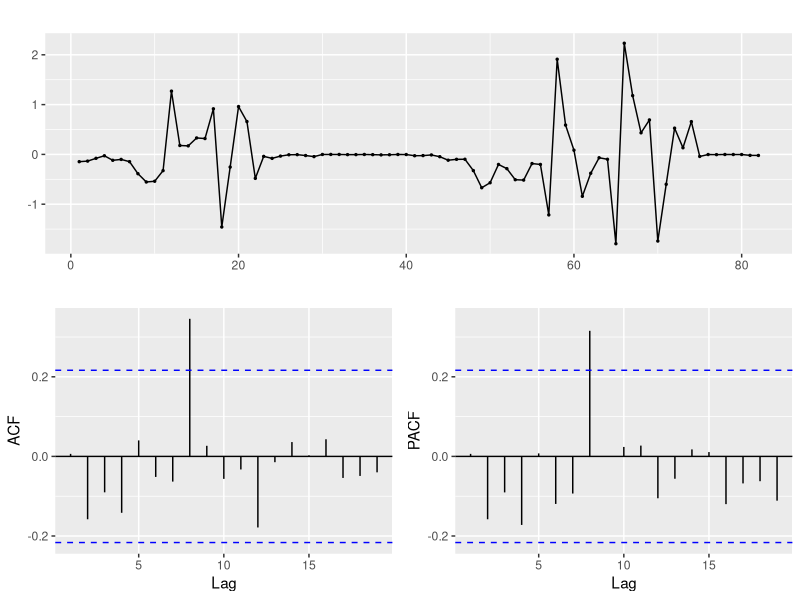
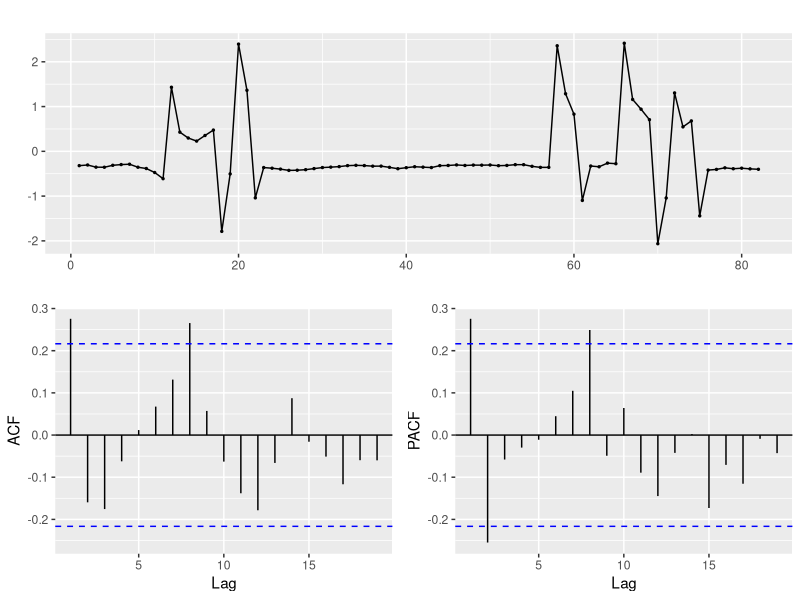
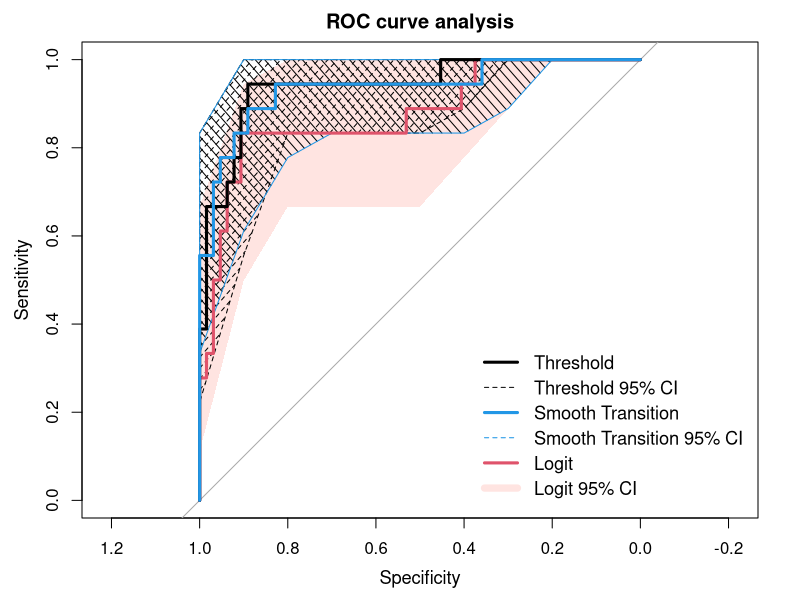
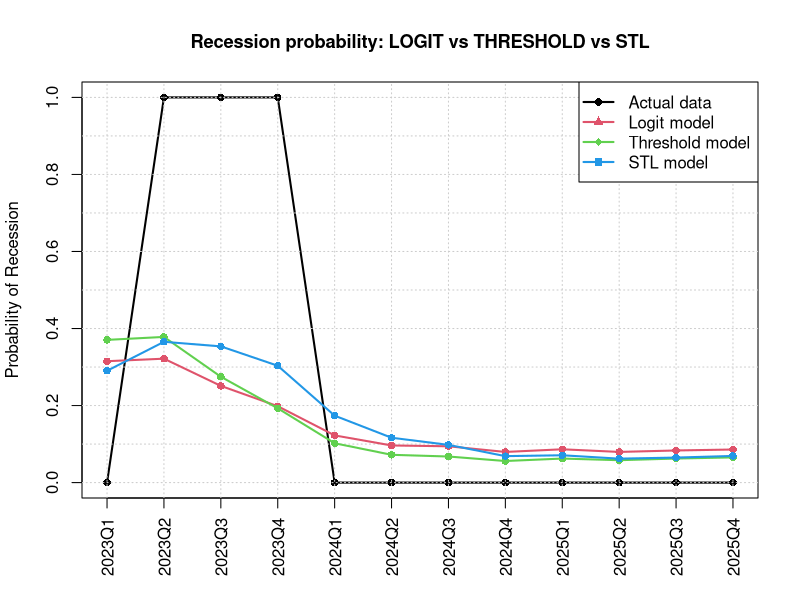

Reproduce these figures in R, in order.
################################################################################
# Modelling and Forecasting Recessions with Classical and 
# Regime-Dependent Logistic Models:  Evidence from Latvia
################################################################################
#                   Empirical analysis
################################################################################
#                   R version 4.3.0 
library(readxl)
library(pscl)
library(pROC)
library(caret)
library(forecast)
library(lmtest)
library(tseries)

# Check package versions
#packageVersion("readxl")     # 1.4.3
#packageVersion("pscl")       # 1.5.9
#packageVersion("pROC")       # 1.18.5
#packageVersion("caret")      # 7.0.1
#packageVersion("forecast")   # 8.21
#packageVersion("lmtest")     # 0.9.40
#packageVersion("tseries")    # 0.10.54

################################################################################
# CORRELATION ANALYSIS
################################################################################

setwd("C:\\Users\\Oksana\\OneDrive\\Documents_OneDrive\\Zinatne\\2026-Frontiers-Recession-Forecast-Paper")
Dati<-read_excel("DataF2026all.xlsx",sheet="1",range='A1:J75',col_names = TRUE) # 
# (Data for the period from 2007 in which all variables are available)
head(Dati)
#
E<-Dati$Export
H<-Dati$HousingCost
C<-Dati$Confidence
I<-Dati$Inflation
R3<-Dati$R3m
Tn<-Dati$Tension
U<-Dati$Unemployment
Cov<-Dati$Cov
R<-Dati$Recesion
#
D<-data.frame(E,H,C,I,R3,Tn,U,Cov,R)
head(D)  
tail(D)

# CORELATION MATRIX
r<-cor(data.frame(R,E,H,C,I,R3,Tn,U,Cov)) # H,C,I,R3 signif.
round(r,4)  # Table 2

################################################################################
#               STATIONARITY ANALYSIS  (for Table 3)
################################################################################

adf.test(I) # p-value = 0.04757 Reject UnitRoot (UR)
kpss.test(I) # p-value = 0.1 Not reject stationarity
adf.test(C) # p-value = 0.0145 Reject UR
kpss.test(C) # p-value = 0.07755 Not reject stationarity

adf.test(U) # p-value = 0.01
kpss.test(U) # p-value = 0.01
adf.test(R3) # p-value = 0.4817
kpss.test(R3) # p-value = 0.01784
adf.test(E) # p-value = 0.01984
kpss.test(E) # p-value = 0.01
adf.test(H) # p-value = 0.01717
kpss.test(H) # p-value = 0.1
adf.test(Tn) # p-value = 0.0451
kpss.test(Tn) # p-value = 0.01
adf.test(Cov) # p-value = 0.08388
kpss.test(Cov) # p-value = 0.04559

################################################################################
#               MODELLING WITH DATA TILL THE END OF 2025
################################################################################
################################################################################

Dati <- read_excel("DataF2026all.xlsx",sheet = "without H",range="A1:AC83",col_names = TRUE)
# Data available for wider period excluding H
head(Dati)
E<-Dati$Export; C<-Dati$Confidence; I<-Dati$Inflation; dR3<-Dati$dR3
R3<-Dati$R3m; Tn<-Dati$Tension; U<-Dati$Unemployment; Cov<-Dati$Cov
GDP<-Dati$RealGDP; R<-Dati$Recesion 
R1<-Dati$R1; E1<-Dati$Export1; C1<-Dati$C1; I1<-Dati$I1
R31<-Dati$R3m1; Tn1<-Dati$T1; U1<-Dati$U1; Cov1<-Dati$Cov1; GDP1<-Dati$GDP1
E2<-Dati$E2; C2<-Dati$C2; I2<-Dati$I2; R32<-Dati$R3m2
Tn2<-Dati$T2; U2<-Dati$U2; Cov2<-Dati$Cov2; GDP2<-Dati$GDP2; R2<-Dati$R2
#
adf.test(GDP) # p-value = 0.02153
kpss.test(GDP) # p-value = 0.01

factors<-data.frame(E,C,I,R3,Tn,U,Cov,GDP,E1,C1,I1,R31,Tn1,U1,Cov1,
                    GDP1,E2,C2,I2,R32,Tn2,U2,Cov2,GDP2)
factors<-scale(factors)
D<-data.frame(factors,R,R1,R2,dR3)
#
################################################################################
# LOGISTIC REGRESSION  - LARGE MODEL
################################################################################
# 
Mod<-glm(R~I+R1+C1+U1+E1+Tn2,     #    all signif.! 
         family=binomial,data=D)
summary(Mod)$coefficients # sign
ggtsdisplay(residuals(Mod))
pR2(Mod) #                              McFaden 0.6545707 
car::vif(Mod) # Multicollinearity!

################################################################################
# LOGIT REGRESSION  - CHOSEN MODEL
################################################################################
#  
Mod<-glm(R~R1+I+C,family=binomial,data=D)  #   (R1,I,C) model estimation
summary(Mod)$coefficients # sign
ggtsdisplay(residuals(Mod))
pR2(Mod) #                              McFaden 0.4247203 
car::vif(Mod) # NO Multicollinearity!
AIC(Mod) # 57.65327

# AUC
p1 <- predict(Mod, type = "response")
rocLogit<-roc(R, p1)
auc(rocLogit) # AUC Area under the curve: 0.8776

################################################################################
# THRESHOLD REGRESSION  - CHOSEN MODEL
################################################################################

C<-scale(C); C1<-scale(C1); I<-scale(I)
Y <- R
X <- as.matrix(cbind(R1,I,C)) 
X1<-R1
X2<-I 
X3<-C
Z<-C1 # threshold variable
#
thresholds <- quantile(C1,probs = seq(0.1, 0.9, 0.01),na.rm = TRUE)

# Log-likelihood function:
loglik_fun <- function(gamma) {
  X_temp <- X
  X_temp$regime <- ifelse(C1 <= gamma, 0, 1)
  model <- glm(Y ~ (1+X1+X2+X3) * regime, 
               data = X_temp,
               family = binomial)
  as.numeric(logLik(model))
}

# Threshold optimization:
ll_values <- suppressWarnings(sapply(thresholds, loglik_fun))
best_gamma <- thresholds[which.max(ll_values)]
cat(best_gamma,"- best threshold")

# Final model:
X$regime <- ifelse(C1 <= best_gamma, 0, 1)
final_model <- glm(Y ~ (1+X1+X2+X3) * regime,
                   data = X,
                   family = binomial)
summary(final_model)   # Table 4

#####                          Numbers of 0 and 1 in regimes    ####
threshold_counts <- data.frame(Regime = c(0, 1),
              Observations = c(sum(X$regime == 0),sum(X$regime == 1) ),
Recessions = c( sum(X$regime == 0 & Y == 1),sum(X$regime == 1 & Y == 1) ))
threshold_counts
cbind(X$regime,Y) # check
####################################################################

X$pred_prob <- predict(final_model,type = "response")
X$pred_class <- ifelse(X$pred_prob > 0.5, 1, 0)
table(True = Y, Predicted = X$pred_class)

rocThresh <- roc(Y, X$pred_prob)
auc(rocThresh) # AUC Area under the curve: 0.941

LL_model <- as.numeric(logLik(final_model))
null_model <- glm(Y ~ 1, family = binomial)
LL_null <- as.numeric(logLik(null_model))
pseudo_R2 <- 1 - (LL_model / LL_null)
pseudo_R2 # 0.5626605

################################################################################
# STL  - CHOSEN MODEL
################################################################################

R  <- Dati$Recesion
R1 <- Dati$R1
I1 <- Dati$Inflation
C1 <- Dati$C1
C <- Dati$Confidence

################################## 
# STANDARDIZATION
################################## 

X <- scale(data.frame(I1, C1,C))
X <- data.frame(X, R = R, R1=R1)

################################## 
# TRANSITION FUNCTION
################################## 

G_fun <- function(gamma, c0, C1){
  1 / (1 + exp(-gamma * (C1 - c0)))
}

################################### 
# LOG-LIKELIHOOD FUNCTION
################################### 

loglik_STR <- function(par){
  
  b0 <- par[1]
  b1 <- par[2]
  b2 <- par[3]
  b3 <- par[4]
  
  d0 <- par[5]
  d1 <- par[6]
  d2 <- par[7]
  d3 <- par[8]
  
  gamma <- par[9]
  c0    <- par[10]
  
  G <- G_fun(gamma, c0, X$C1)
  
  eta <- (b0 + d0*G) + (b1 + d1*G)*X$R1 + (b2 + d2*G)*X$I1 +(b3 + d3*G)*X$C
  
  p <- 1/(1 + exp(-eta))
  p <- pmin(pmax(p, 1e-6), 1 - 1e-6)
  
  -sum(X$R * log(p) + (1 - X$R) * log(1 - p))
}

# STARTING VALUES
start_par <- c(
  0, 0, 0, 0,   # b0 b1 b2 b3
  0, 0, 0, 0,   # d0 d1 d2 d3
  10,           # gamma
  0.3           # c
)

# ESTIMATION:
fit <- optim(par = start_par,fn = loglik_STR,method = "BFGS",
  hessian = TRUE,control = list(maxit = 5000))

# Convergence diagnostics:
fit$convergence
fit$message
fit$value

start1 <- c(0,0,0,0, 0,0,0,0, 10, 0.3)
start2 <- c(0,0,0,0, 0,0,0,0, 1, 0.2)
start3 <- c(0,0,0,0, 0,0,0,0, 20, 0.4)
start4 <- c(0,0,0,0, 0,0,0,0, 11, 0.4)
start5 <- c(0,0,0,0, 0,0,0,0, 11, 0.3)
fit1 <- optim(par=start1, fn=loglik_STR, method="BFGS",
              hessian=TRUE, control=list(maxit=5000))
fit1$convergence
fit2 <- optim(par=start2, fn=loglik_STR, method="BFGS",
              hessian=TRUE, control=list(maxit=5000))
fit2$convergence
fit3 <- optim(par=start3, fn=loglik_STR, method="BFGS",
              hessian=TRUE, control=list(maxit=5000))
fit3$convergence
fit4 <- optim(par=start4, fn=loglik_STR, method="BFGS",
              hessian=TRUE, control=list(maxit=5000))
fit4$convergence
fit5 <- optim(par=start5, fn=loglik_STR, method="BFGS",
              hessian=TRUE, control=list(maxit=5000))
fit5$convergence
fit1$value
fit2$value
fit3$value
fit4$value
fit5$value
#################################### end convergence diagnostics ###############

# PARAMETERS:
b0 <- fit$par[1]; b1 <- fit$par[2]; b2 <- fit$par[3]; b3 <- fit$par[4]
d0 <- fit$par[5]; d1 <- fit$par[6]; d2 <- fit$par[7]; d3 <- fit$par[8]
gamma_hat <- fit$par[9]
c_hat     <- fit$par[10]

# STANDARD ERRORS:
vcov_mat <- solve(fit$hessian)
se <- sqrt(diag(vcov_mat))

results <- data.frame(
  Parameter = c("b0","b1","b2","b3",
                "d0","d1","d2","d3",
                "gamma","c"),
  Estimate = fit$par,
  StdError = se,
  z = fit$par / se,
  p = 2*(1 - pnorm(abs(fit$par / se)))
)

print(results) # Table 5

# PREDICTIONS:
G <- G_fun(gamma_hat, c_hat, X$C1)

#####                          Numbers of 0 and 1 in regimes    ####
STL_regime <- ifelse(G <= 0.5, 0, 1)
STL_counts <- data.frame(Regime = c(0, 1),Observations = c(
    sum(STL_regime == 0),sum(STL_regime == 1)  ),
Recessions = c(sum(STL_regime == 0 & X$R == 1),sum(STL_regime == 1 & X$R == 1)))
STL_counts
cbind(STL_regime,Y) # check
#####

eta <- (b0 + d0*G) +(b1 + d1*G)*X$R1 +(b2 + d2*G)*X$I1 +(b3 + d3*G)*X$C
prob <- 1/(1 + exp(-eta))
pred <- ifelse(prob > 0.5, 1, 0)
table(Actual = X$R, Predicted = pred)


################# 
roc_objSTL <- roc(X$R, prob)
auc(roc_objSTL) # Area under the curve: 0.9366

# PSEUDO R2 (McFadden):
loglik_null <- function(par0){
  b0 <- par0[1]
  eta <- b0
  p <- 1/(1 + exp(-eta))
  p <- pmin(pmax(p, 1e-6), 1 - 1e-6)
  -sum(X$R * log(p) + (1 - X$R) * log(1 - p))
}

null_fit <- optim(par = c(0),
                  fn = loglik_null,
                  method = "BFGS")

LL_null <- -null_fit$value
LL_full <- -fit$value

pseudo_R2 <- 1 - (LL_full / LL_null)
cat("McFadden pseudo R2:", pseudo_R2) # McFadden pseudo R2: 0.5781658

# AIC:
k <- length(fit$par)     # number of parameters
AIC_value <- 2*k + 2*fit$value
cat("AIC =", AIC_value) # AIC # AIC = 56.40916



#########################    Figure 1.      ####################################



ciLogit <- ci.se(rocLogit, boot.n = 2000)
ciThresh <- ci.se(rocThresh, boot.n = 2000)
ciSTL <- ci.se(roc_objSTL, boot.n = 2000)

plot(rocLogit, col = 2, lwd = 3,main = c("ROC curve analysis"),
     xlab = "Specificity",   ylab = "Sensitivity", cex.lab=1.1,cex.axes=1.1)

# Logit confidence band
x1 <- as.numeric(rownames(ciLogit))
polygon(c(x1, rev(x1)),c(ciLogit[, 1], rev(ciLogit[, 3])),
        col = "mistyrose",border = NA)

# Threshold confidence band
x2 <- as.numeric(rownames(ciThresh))
polygon(c(x2, rev(x2)),c(ciThresh[, 1], rev(ciThresh[, 3])),density = 15,
        angle = 45,col = 1,border = 1,lty=2)

# Smooth Transition confidence band
x3 <- as.numeric(rownames(ciSTL))
polygon(c(x3, rev(x3)),
        c(ciSTL[, 1], rev(ciSTL[, 3])),
        density = 15, angle = -45, col = NA, border = 4)

# ROC curves
plot(rocLogit, add = TRUE, col = 2, lwd = 3)
plot(rocThresh, add = TRUE, col = 1, lwd = 3)
plot(roc_objSTL,  add = TRUE, col = 4, lwd = 3)

legend("bottomright",
       legend = c("Threshold","Threshold 95% CI",
                  "Smooth Transition","Smooth Transition 95% CI",
                  "Logit","Logit 95% CI"),
       col = c(1, 1, 4, 4, 2, "mistyrose"),
       lty = c(1, 2, 1, 2, 1, 1),
       lwd = c(3, 1, 3, 1, 3, 7),cex=1.1,
       bty = "n",inset = c(0.01, 0.01))


################################################################################
###
###               FORECAST COMPARISON OF THE THREE MODELS                   ####
###
################################################################################

# Training period for model
train.period <- 2:70
center <- apply(factors[train.period, ],2,mean,na.rm=TRUE)
scalev <- apply(factors[train.period, ],2,sd, na.rm=TRUE)
factors.sc <- scale(factors,center=center,scale=scalev)
D <- data.frame(factors.sc, R=Dati$Recesion,R1=Dati$R1,R2=Dati$R2,dR3=Dati$dR3)

################################################################################
# LOGIT MODEL
################################################################################

# In training sample
Mod <- glm(R ~ R1 + I + C,family = binomial,data = D[2:70,])

# FORECAST FUNCTION:
forecast_logit <- function(start.period, end.period){
  n <- end.period-start.period+1
  I.f <- D$I[start.period:end.period]
  C.f <- D$C[start.period:end.period]
  R1.f <- D$R[start.period-1]  # last known recession value
  P <- numeric(n)
  for(i in 1:n){newdata <- data.frame(R1=R1.f,I=I.f[i],C=C.f[i])
        P[i] <- predict(Mod,newdata=newdata,type="response")
        R1.f <- ifelse(P[i]>=0.5,1,0) # recursive forecast
  }
  return(P)}

# LAST 12 PERIODS  (LOGISTIC REGRESSION FORECAST OF RECESSION)
test12 <- 71:82
P12 <- forecast_logit(71,82)

Result12 <- data.frame(Period=test12,Actual=D$R[test12],Probability=P12,
             Forecast=ifelse(P12>=0.5,1,0))
Result12

#LOGISTIC MODEL CONFUSION MATRIX
LogModCF<-table(Actual=Result12$Actual,Forecast=Result12$Forecast) 
mean(Result12$Actual == Result12$Forecast)
LogModCF

roc_LogiT <- roc(Result12$Actual,Result12$Probability)
auc(roc_LogiT)
#errors <- Result12$Actual - Result12$Forecast
#acf(errors)
set.seed(123)
ci.auc(roc_LogiT, method = "bootstrap", boot.n = 5000) # confidence interval

################################################################################
# THRESHOLD LOGISTIC REGRESSION FORECAST
################################################################################

train <- 2:70
test  <- 71:82

Y_train <- D$R[train]

X_train <- data.frame(R1 = D$R1[train],I  = D$I[train],
  C  = D$C[train],  C1 = D$C1[train])

# THRESHOLD SEARCH:

thresholds <- quantile( X_train$C1,probs = seq(0.5,0.8,0.05),na.rm=TRUE)

loglik_fun <- function(gamma){X_temp <- X_train
    X_temp$regime <- ifelse(
    X_temp$C1 <= gamma,0,1  )
  
  model <- glm(Y_train ~ (R1 + I + C)*regime,
    data=X_temp,family=binomial  )
    as.numeric(logLik(model))
}

ll_values <- suppressWarnings(sapply(thresholds,loglik_fun))
 
best_gamma <- thresholds[which.max(ll_values)]


# FINAL THRESHOLD MODEL (TRAINING ONLY):

X_train$regime <- ifelse(X_train$C1 <= best_gamma,  0,  1)

threshold_model <- glm(Y_train ~ (R1 + I + C)*regime,data=X_train,
                       family=binomial)

summary(threshold_model)

# RECURSIVE FORECAST FUNCTION:

forecast_threshold <- function(start.period,end.period){
      n <- end.period-start.period+1
      I.f  <- D$I[start.period:end.period]
  C.f  <- D$C[start.period:end.period]
  C1.f <- D$C1[start.period:end.period]
      R1.f <- D$R[start.period-1]
  
  P <- numeric(n)
  
    for(i in 1:n){
    regime <- ifelse(C1.f[i] <= best_gamma, 0,1 )
    newdata <- data.frame(R1=R1.f,I=I.f[i],C=C.f[i],regime=regime   )
    P[i] <- predict(threshold_model,newdata=newdata,type="response"    )
    
    # recursive update
    R1.f <- ifelse(P[i]>=0.5, 1,0)
  }
  
  return(P)
}

# 12 PERIOD FORECAST: 

P_threshold12 <- forecast_threshold(  71,  82)

Threshold_Result12 <- data.frame( Period=test, Actual=D$R[test],
    Probability=P_threshold12, 
    Forecast=ifelse(
    P_threshold12>=0.5,1,0  )   )

#THRESHOLD MODEL CONFUSION MATRIX
 table(Actual=Threshold_Result12$Actual,Forecast=Threshold_Result12$Forecast) 
 mean(Threshold_Result12$Actual == Threshold_Result12$Forecast)

roc_threshold <- roc(Threshold_Result12$Actual,
  Threshold_Result12$Probability)
auc(roc_threshold)

set.seed(123)
ci.auc(roc_threshold, method = "bootstrap", boot.n = 5000) # confidence interval

#
# SMOOTH TRANSITION LOGISTIC MODEL:

# Using already prepared D object from LOGIT part

train <- 2:70
test  <- 71:82

X_train <- data.frame(
    R  = D$R[train],
    R1 = D$R1[train],
    I1 = D$I1[train],
    C1 = D$C1[train],
    C  = D$C[train]
)


# STANDARDIZATION IS ALREADY DONE IN D

# TRANSITION FUNCTION
G_fun <- function(gamma,c0,z){
    1/(1+exp(-gamma*(z-c0)))
  
}

# STL LOG-LIKELIHOOD:

loglik_STR <- function(par){
  
  b0 <- par[1]
  b1 <- par[2]
  b2 <- par[3]
  b3 <- par[4]
  
  d0 <- par[5]
  d1 <- par[6]
  d2 <- par[7]
  d3 <- par[8]
  
  gamma <- par[9]
  
  c0 <- par[10]
  
  G <- G_fun(gamma, c0, X_train$C1)
  
  eta <-
    
    (b0+d0*G)+
    (b1+d1*G)*X_train$R1+
    (b2+d2*G)*X_train$I1+
    (b3+d3*G)*X_train$C
  
  p <- 1/(1+exp(-eta))
  
  p <- pmin(pmax(p,1e-6),1-1e-6)
  
  
  -sum(X_train$R*log(p)+  (1-X_train$R)*log(1-p)  )
  
}

# ESTIMATION
################################################################################

start_par <- c(
    0,0,0,0,
    0,0,0,0,
    10,
    0 )

fit_STL <- optim(par=start_par,fn=loglik_STR,method="BFGS",hessian=TRUE,
    control=list(maxit=5000))

# PARAMETERS

par_STL <- fit_STL$par

names(par_STL) <- c(
  "b0","b1","b2","b3",
  "d0","d1","d2","d3",
  "gamma","c")

print(par_STL)

# TRAINING PERFORMANCE

predict_STL <- function(par,newdata,R1_value){
  
  b0 <- par[1]
  b1 <- par[2]
  b2 <- par[3]
  b3 <- par[4]
  
  d0 <- par[5]
  d1 <- par[6]
  d2 <- par[7]
  d3 <- par[8]
  
  gamma <- par[9]
  c0 <- par[10]
  
  G <- G_fun(gamma,c0,newdata$C1)
  
    eta <-
    (b0+d0*G)+
    (b1+d1*G)*R1_value+
    (b2+d2*G)*newdata$I1+
    (b3+d3*G)*newdata$C
  
  
  1/(1+exp(-eta))
  
}

# RECURSIVE 12 PERIOD FORECAST
################################################################################

forecast_STL <- function(start.period,end.period){
      n <- end.period-start.period+1
    I1.f <- D$I1[start.period:end.period]
    C1.f <- D$C1[start.period:end.period]
    C.f  <- D$C[start.period:end.period]
    R1.f <- D$R[start.period-1]
    P <- numeric(n)
  
    for(i in 1:n){
        newdata <- data.frame(I1=I1.f[i],C1=C1.f[i],C=C.f[i])
        P[i] <- predict_STL(par_STL,newdata,R1.f)
    R1.f <- ifelse(P[i]>=0.5,1,0)
      }
    return(P)
  }

# STL FORECAST 12 PERIODS
#
P_STL12 <- forecast_STL(71,82)

STL_Result12 <- data.frame(Period=test,Actual=D$R[test],Probability=P_STL12,
  Forecast=ifelse(P_STL12>=0.5,1,0))
STL_Result12

# MODEL QUALITY

# STL CONFUSION MATRIX:
table(Actual=STL_Result12$Actual,  Forecast=STL_Result12$Forecast)
mean( STL_Result12$Actual==STL_Result12$Forecast)

roc_STL12 <- roc(  STL_Result12$Actual, STL_Result12$Probability)

auc(roc_STL12) # AUC
set.seed(123)
ci.auc(roc_STL12, method = "bootstrap", boot.n = 5000) # confidence interval

################################################################################
# MODEL CONFUSION MATRICES (OTHER CUTOFF=0.27) 
################################################################################

# LOGISTIC MODEL CONFUSION MATRIX (OTHER CUTOFF=0.27)
Result12_027 <- data.frame(Period=test12,Actual=D$R[test12],Probability=P12,
                           Forecast=ifelse(P12>=0.27,1,0))
Result12_027
LogModCF_027<-table(Actual=Result12_027$Actual,Forecast=Result12_027$Forecast) 
LogModCF_027

#THRESHOLD MODEL CONFUSION MATRIX (WITH CUTOFF=0.27)
Threshold_Result12_027 <- data.frame( Period=test, Actual=D$R[test],
                                      Probability=P_threshold12, 
                                      Forecast=ifelse(
                                        P_threshold12>=0.27,1,0  )   )
Threshold_Result12_027
ThresholdCF_027<-table(Actual=Threshold_Result12_027$Actual,Forecast=Threshold_Result12_027$Forecast) 
ThresholdCF_027

# STL CONFUSION MATRIX WITH CUTOFF=0.27
STL_Result12_027 <- data.frame(Period=test,Actual=D$R[test],Probability=P_STL12,
                           Forecast=ifelse(P_STL12>=0.27,1,0))
STL_Result12_027
STL_CF_027<-table(Actual=STL_Result12_027$Actual,  Forecast=STL_Result12_027$Forecast)
STL_CF_027


# CONFUSION MATRIX WITH CUTOFF=0.27 (ALL TOGETHER)
LogModCF_027
ThresholdCF_027
STL_CF_027

Metrics <- function(cm) {
  TN <- cm[1, 1]
  FP <- cm[1, 2]
  FN <- cm[2, 1]
  TP <- cm[2, 2]
  sensitivity <- TP / (TP + FN)
  specificity <- TN / (TN + FP)
  accuracy <- (TP + TN) / sum(cm)
  c(Sensitivity = sensitivity,Specificity = specificity,Accuracy = accuracy)}
REsults <- rbind(Logit = Metrics(LogModCF_027),Threshold = Metrics(ThresholdCF_027),
STL = Metrics(STL_CF_027))
REsults <- round(REsults * 100, 1)
REsults # Table 9

# Combine the three confusion matrices
CF_table <- data.frame(  "Actual vs Forecast" = c(    "Actual 0, Forecast 0",
    "Actual 0, Forecast 1",    "Actual 1, Forecast 0","Actual 1, Forecast 1"  ),
Logit = c(LogModCF_027[1,1],LogModCF_027[1,2],LogModCF_027[2,1],LogModCF_027[2,2]),
Threshold = c(ThresholdCF_027[1,1],ThresholdCF_027[1,2],ThresholdCF_027[2,1],
    ThresholdCF_027[2,2]),
STL = c(STL_CF_027[1,1],STL_CF_027[1,2],STL_CF_027[2,1],STL_CF_027[2,2] ))
print(CF_table, row.names = FALSE) # Table 8


#########################    Figure 2.      ####################################

#  COMMON GRAPH OF PROBABILITIES:


Comparison_all <- data.frame(Period=test,Actual=D$R[test],Logit=P12,
  Threshold=P_threshold12,STL=P_STL12)
Comparison_all

plot(Comparison_all$Period,  Comparison_all$Actual,  type="o",  pch=16,
  lwd=2,  ylim=c(0,1),  xlab=" ",  ylab="Probability of Recession",
    main="Recession probability: LOGIT vs THRESHOLD vs STL",cex.main=1.1, xaxt="n")
axis(1, at=Comparison_all$Period,
     labels=c("2023Q1","2023Q2","2023Q3","2023Q4",
              "2024Q1","2024Q2","2024Q3","2024Q4",
              "2025Q1","2025Q2","2025Q3","2025Q4"),
     las=2)
quarter_pos <- Comparison_all$Period
abline(v=quarter_pos, lty=3, col="gray80")
abline(h=c(0,0.1,0.2,0.3,0.4,0.5,0.6,0.7,0.8,0.9,1), lty=3, col="gray80")

lines(  Comparison_all$Period,  Comparison_all$Logit,  type="o",
  pch=16,col=2,  lwd=2,  lty=1)

lines(  Comparison_all$Period,  Comparison_all$Threshold,
  type="o",  pch=16,col=3,  lwd=2,  lty=1)

lines(  Comparison_all$Period,  Comparison_all$STL,  type="o",
  pch=16,col=4,  lwd=2,  lty=1)

legend( "topright",  legend=c("Actual data","Logit model","Threshold model","STL model"),
          pch=c(16,17,18,15),lty=1,col=c(1,2,3,4),lwd=2)

#  TABLE OF FORECAST PROBABILITIES:
#
Final_Probabilities <- data.frame(Period = 71:82,Actual_Recession = D$R[71:82],
    Logit_Probability = round(P12,4),Threshold_Probability = round(P_threshold12,4),
    STL_Probability = round(P_STL12,4))

print(Final_Probabilities)

################################################################################
#                     FORECAST ERROR COMPARISON
################################################################################

actual <- Final_Probabilities$Actual_Recession
error_logit <- (actual - Final_Probabilities$Logit_Probability)^2
error_threshold <- (actual - Final_Probabilities$Threshold_Probability)^2
error_STL <- (actual - Final_Probabilities$STL_Probability)^2

# Mean Brier Score
Brier_table <- data.frame(Model=c("Logit","Threshold","STL"),
  Brier=c(mean(error_logit),mean(error_threshold),mean(error_STL)))

Brier_table # The smaller, the better   For Table 7

# MAE
MAE_table <- data.frame(Model=c("Logit","Threshold","STL"),
  MAE=c(mean(abs(actual-Final_Probabilities$Logit_Probability)),
        mean(abs(actual-Final_Probabilities$Threshold_Probability)),
        mean(abs(actual-Final_Probabilities$STL_Probability))   ))
MAE_table  # For Table 7
